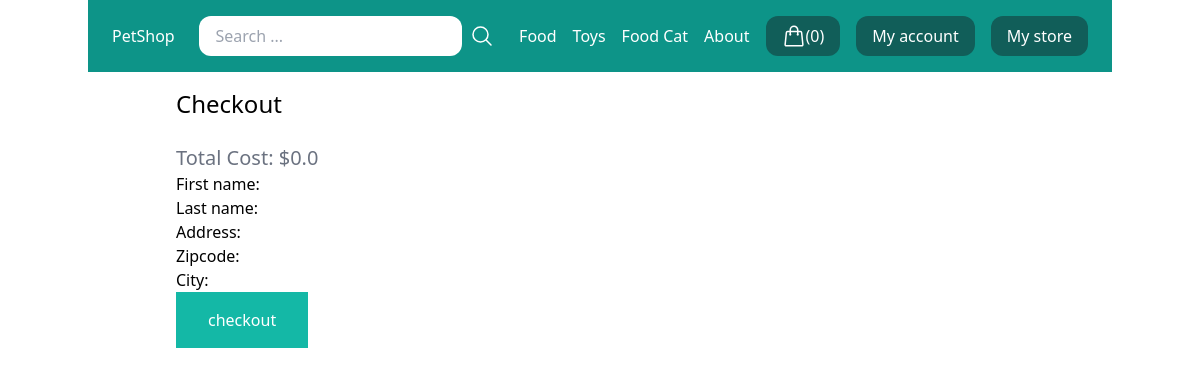
The app's page /cart/checkout/ (signed in) with its own data.
### store/models.py (models this page shows, shortened)
class Category(models.Model):
    title = models.CharField(max_length=50)
    slug = models.SlugField(max_length=50)
    class Meta:
        verbose_name_plural = 'Categories'

### store/views.py (the view)
# urls.py: path('cart/checkout/', views.checkout, name='checkout'),
@login_required
def checkout(request):
    cart = Cart(request)
    if request.method == "POST":
        form = OrderForm(request.POST)
        if form.is_valid():
            total_price = 0
            for item in cart:
                product = item['product']
                total_price += product.price * int(item['quantity'])
            order = form.save(commit=False)
            order.create_by = request.user
            order.paid_amount = total_price
            order.save()
            for item in cart:
                product = item['product']
                quantity = int(item['quantity'])
                price = product.price * quantity
                item = OrderItem.objects.create(order=order, product=product, price=price, quantity=quantity)
            cart.clear()
            return redirect('myaccount') # sent to payment portal
    else:
        form = OrderForm()
    return render(request, 'store/checkout.html', {
        'cart':cart,
        'form':form,
    })

### store/forms.py
class OrderForm(forms.ModelForm):
    class Meta:
        model = Order
        fields = ('first_name', 'last_name', 'address', 'zipcode', 'city',)

### store/cart.py (called while the page is built)
    def __len__(self):
        return sum(item['quantity'] for item in self.cart.values())

    def get_total_cost(self):
        for p in self.cart.keys():
            self.cart[str(p)]['product'] = Product.objects.get(pk=p)
        return int(sum(item['product'].price * item['quantity'] for item in self.cart.values())) / 100

### store/templatetags/menu.py (called while the page is built)
@register.inclusion_tag('core/menu.html')
def menu():
    categories = Category.objects.all()
    return {'categories':categories}

### store/templates/store/checkout.html (shortened to what this page needs)
{% extends 'core/base.html' %}
{% block content %}
    <h1 class="mb-6 text-2xl">Checkout</h1>
    <h2 class="text-xl text-gray-500">Total Cost: ${{ cart.get_total_cost }}</h2>
    <form method="post" action=".">
        {{ form.as_p }}
        <button class="inline-block py-4 px-8 bg-teal-500 text-white">checkout</button>
    </form>
{% endblock %}

### core/templates/core/menu.html
{% for category in categories %}
    <a href="{% url 'category_detail' category.slug %}" class="text-white">{{ category.title }}</a>
{% endfor %}
<a href="{% url 'about' %}" class="text-white">About</a>

### records on screen
Category: title "Food"
Category: title "Toys"
Category: title "Food Cat"

### other values on screen
{{ cart|length }} "0"
{{ cart.get_total_cost }} "0.0"
